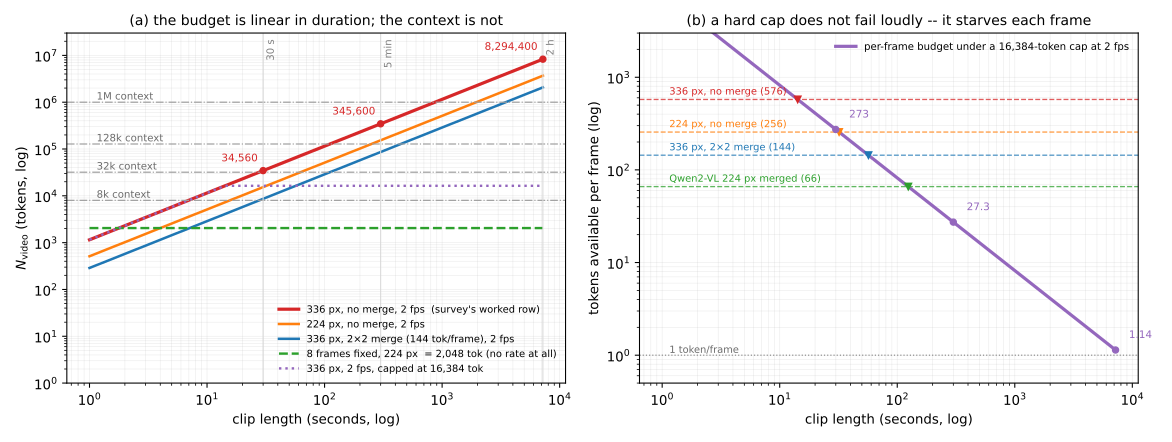

Here is the Python script that generated this plot:
"""Appendix F.5: the video token-budget wall, and what each lever actually buys.

Two panels. Fully deterministic -- closed forms only, no rng at all, nothing
measured from a model.

THE EQUATION (appendix F, Eq. 9). Sampling a clip to F frames and encoding each
frame into N_v^frame patch tokens costs

    N_video = F * N_v^frame = F * (H*W / P^2)

so the budget is a product of three independent levers: the sampling rate (which
sets F), the per-frame token count (set by resolution H*W and patch size P, and
reducible by spatial merging), and any hard cap imposed on the product.

(left) N_video against clip length, for five configurations the survey cites, on
log-log axes, with four context-window reference lines. The point of the panel is
that the model curves are STRAIGHT LINES OF SLOPE 1 in log-log -- the budget is
LINEAR in duration -- while the context is a HORIZONTAL line. Two lines of
different slope always cross, so the wall is structural: it is not a matter of
buying a bigger context, only of moving the crossing point to the right. The
three annotated points are the survey's worked rows (30 s, 5 min, 2 h).

(right) What lever 3 (a hard cap on the product, Qwen2-VL's 16384) costs. If the
TOTAL is fixed and the rate is fixed, then per-frame tokens must fall as 1/t:

    N_per_frame(t) = N_cap / (rate * t)

That curve is plotted against the per-frame counts the encoders actually produce.
The cap does not fail loudly -- it degrades silently, and the panel shows the
duration at which it crosses below each usable per-frame count.

TWO BASIS DECLARATIONS, both load-bearing (repo rule: a quantity measurable on
two bases declares which).
  (i) "128k context" is read DECIMAL here (128,000 tokens), matching the survey
      prose. The binary reading (131,072) changes the 2-hour overshoot from 64.8x
      to 63.3x. Neither is wrong; quoting one while computing the other is.
  (ii) Video-LLaVA's 8 frames is a fixed BUDGET, not a rate, so its curve is
      FLAT. Every other curve here is a genuine frames-per-second rate. Plotting
      them on one axis is the point (the flat line is what "8 frames" really
      means at 2 hours), but they are not the same kind of quantity.

WHAT THIS FIGURE IS NOT. No model was run, nothing here is measured, and no
benchmark score appears. Both panels are arithmetic on Eq. 9 with published
encoder parameters substituted in. Per-frame counts are derived as (H/P)^2 from
each model's own stated resolution and patch size; the merge factors and the
16384 cap are quoted from the cited papers.

Outputs:
  appendix-f-video-token-wall.svg
  appendix-f-video-token-wall.json
"""
import json
import pathlib

import matplotlib
matplotlib.use("Agg")
# Byte-reproducible SVG: fix the salt matplotlib uses to generate element ids,
# and drop the wall-clock <dc:date> at savefig (see metadata= below). Without both,
# re-running an UNCHANGED generator rewrites every id and the date, producing a
# multi-hundred-line diff in which a real change would be invisible. (bugs/2026-08-15-03)
matplotlib.rcParams["svg.hashsalt"] = "appendix-f-video-token-wall"
import matplotlib.pyplot as plt
import numpy as np

HERE = pathlib.Path(__file__).resolve().parent
STEM = "appendix-f-video-token-wall"

P = 14                      # ViT patch size, CLIP-L/14 lineage
TOK_336 = (336 // P) ** 2   # 576 tokens for a 336-px frame
TOK_224 = (224 // P) ** 2   # 256 tokens for a 224-px frame
MERGE = 4                   # Qwen2-VL: adjacent 2x2 tokens merged into one
RATE = 2.0                  # Qwen2-VL samples video at two frames per second
CAP = 16384                 # Qwen2-VL: total tokens per video limited to 16384
VIDEO_LLAVA_FRAMES = 8      # Video-LLaVA: 8 frames uniformly sampled, fixed
QWEN_PER_FRAME_224 = 66     # 256 -> 64 merged + 2 boundary tokens, as stated

# Context windows. DECIMAL basis (see docstring): 128k means 128,000 tokens.
CONTEXTS = [("8k", 8_000), ("32k", 32_000), ("128k", 128_000), ("1M", 1_000_000)]

MARKS = [(30.0, "30 s"), (300.0, "5 min"), (7200.0, "2 h")]

t = np.logspace(0, np.log10(7200.0), 400)     # 1 s .. 2 h


def n_video(seconds, tokens_per_frame, rate):
    """Eq. 9 with F = rate * duration."""
    return rate * seconds * tokens_per_frame


CONFIGS = [
    ("336 px, no merge, 2 fps  (survey's worked row)", TOK_336, RATE, "#d62728", 2.4, "-"),
    ("224 px, no merge, 2 fps", TOK_224, RATE, "#ff7f0e", 1.9, "-"),
    (f"336 px, 2$\\times$2 merge ({TOK_336 // MERGE} tok/frame), 2 fps",
     TOK_336 // MERGE, RATE, "#1f77b4", 1.9, "-"),
]

fig, (axL, axR) = plt.subplots(1, 2, figsize=(12.2, 4.6))

for label, tpf, rate, color, lw, ls in CONFIGS:
    axL.plot(t, n_video(t, tpf, rate), lw=lw, ls=ls, color=color, label=label)

# Lever 1 taken to its limit: a FIXED frame budget is a horizontal line.
axL.plot(t, np.full_like(t, VIDEO_LLAVA_FRAMES * TOK_224), lw=1.8, ls="--", color="#2ca02c",
         label=f"8 frames fixed, 224 px  = {VIDEO_LLAVA_FRAMES * TOK_224:,} tok (no rate at all)")
# Lever 3: cap the product.
axL.plot(t, np.minimum(n_video(t, TOK_336, RATE), CAP), lw=1.8, ls=":", color="#9467bd",
         label=f"336 px, 2 fps, capped at {CAP:,} tok")

for name, ctx in CONTEXTS:
    axL.axhline(ctx, color="0.62", lw=0.9, ls="-.")
    axL.text(1.15, ctx * 1.14, f"{name} context", color="0.42", fontsize=7.6)

for x, name in MARKS:
    axL.axvline(x, color="0.85", lw=0.8)
    axL.text(x * 1.06, 2.2e7, name, color="0.5", fontsize=7.6, rotation=90, va="top")

for x, _ in MARKS:
    y = n_video(x, TOK_336, RATE)
    axL.plot([x], [y], "o", ms=4.6, color="#d62728", zorder=5)
    axL.annotate(f"{y:,.0f}", xy=(x, y), xytext=(-4, 7), textcoords="offset points",
                 fontsize=7.8, color="#d62728", ha="right")

axL.set_xscale("log")
axL.set_yscale("log")
axL.set_xlabel("clip length (seconds, log)")
axL.set_ylabel("$N_{\\mathrm{video}}$ (tokens, log)")
axL.set_title("(a) the budget is linear in duration; the context is not", fontsize=10.5)
axL.legend(fontsize=7.4, frameon=False, loc="lower right")
axL.grid(alpha=.22, lw=.5, which="both")
axL.set_ylim(1, 3e7)

per_frame = CAP / (RATE * t)
axR.plot(t, per_frame, lw=2.4, color="#9467bd",
         label=f"per-frame budget under a {CAP:,}-token cap at {RATE:g} fps")

for y, name, color in [(TOK_336, "336 px, no merge (576)", "#d62728"),
                       (TOK_224, "224 px, no merge (256)", "#ff7f0e"),
                       (TOK_336 // MERGE, f"336 px, 2$\\times$2 merge ({TOK_336 // MERGE})", "#1f77b4"),
                       (QWEN_PER_FRAME_224, f"Qwen2-VL 224 px merged ({QWEN_PER_FRAME_224})", "#2ca02c")]:
    axR.axhline(y, color=color, lw=1.0, ls="--", alpha=.75)
    axR.text(1.15, y * 1.13, name, color=color, fontsize=7.4)
    cross = CAP / (RATE * y)          # duration at which the cap falls below y
    if t[0] <= cross <= t[-1]:
        axR.plot([cross], [y], "v", ms=5.0, color=color, zorder=5)

for x, name in MARKS:
    y = CAP / (RATE * x)
    axR.plot([x], [y], "o", ms=4.6, color="#9467bd", zorder=5)
    axR.annotate(f"{y:,.3g}", xy=(x, y), xytext=(10, 9), textcoords="offset points",
                 fontsize=7.8, color="#9467bd", ha="left")

axR.axhline(1.0, color="0.55", lw=0.9, ls=":")
axR.text(1.15, 1.06, "1 token/frame", color="0.42", fontsize=7.4)
axR.set_xscale("log")
axR.set_yscale("log")
axR.set_xlabel("clip length (seconds, log)")
axR.set_ylabel("tokens available per frame (log)")
axR.set_title("(b) a hard cap does not fail loudly -- it starves each frame", fontsize=10.5)
axR.legend(fontsize=7.6, frameon=False, loc="upper right")
axR.grid(alpha=.22, lw=.5, which="both")
axR.set_ylim(0.5, 3e3)

fig.tight_layout()
fig.savefig(HERE / f"{STEM}.svg", metadata={"Date": None})

two_hour = n_video(7200.0, TOK_336, RATE)
data = {
    "provenance": {
        "equation": "N_video = F * N_v^frame = F * (H*W / P^2)  (appendix F, Eq. 9)",
        "nothing_measured": True,
        "deterministic": True,
        "rng_used": False,
        "note": "closed-form arithmetic on published encoder parameters; no model was run",
    },
    "basis_declarations": {
        "context_window_units": "DECIMAL (128k = 128,000 tokens), matching the survey prose",
        "binary_alternative": {"128Ki": 131072,
                               "two_hour_overshoot_binary": round(two_hour / 131072, 2)},
        "video_llava_8_frames": "a fixed frame BUDGET, not a sampling rate; its curve is flat",
    },
    "constants": {
        "patch_size_P": P,
        "tokens_per_frame_336px": TOK_336,
        "tokens_per_frame_224px": TOK_224,
        "spatial_merge_factor": MERGE,
        "sampling_rate_fps": RATE,
        "total_token_cap": CAP,
        "video_llava_fixed_frames": VIDEO_LLAVA_FRAMES,
        "qwen2vl_stated_per_frame_224px": QWEN_PER_FRAME_224,
    },
    "worked_rows_336px_2fps": {
        name: {"seconds": x, "frames": int(RATE * x), "N_video": int(n_video(x, TOK_336, RATE))}
        for x, name in MARKS
    },
    "two_hour_overshoot_vs_context": {
        name: round(two_hour / ctx, 2) for name, ctx in CONTEXTS
    },
    "per_frame_budget_under_cap": {
        name: round(CAP / (RATE * x), 2) for x, name in MARKS
    },
    "cap_falls_below_per_frame_count_at_seconds": {
        "336px_576": round(CAP / (RATE * TOK_336), 2),
        "224px_256": round(CAP / (RATE * TOK_224), 2),
        "336px_merged_144": round(CAP / (RATE * (TOK_336 // MERGE)), 2),
        "qwen2vl_66": round(CAP / (RATE * QWEN_PER_FRAME_224), 2),
    },
    "lever_accounting_at_two_hours": {
        "baseline_N_video": int(two_hour),
        "lever2_2x2_merge_factor": MERGE,
        "after_lever2": int(two_hour / MERGE),
        "still_over_128k_decimal_after_lever2": round((two_hour / MERGE) / 128_000, 2),
        "conclusion": "no single lever closes the gap; lever 2 buys 4x against a 64.8x shortfall",
    },
}
(HERE / f"{STEM}.json").write_text(json.dumps(data, indent=1) + "\n", encoding="utf-8")

print(f"wrote {STEM}.svg / .json")
for x, name in MARKS:
    print(f"  {name:>6}: N_video = {n_video(x, TOK_336, RATE):>12,.0f}"
          f"   per-frame under cap = {CAP / (RATE * x):>8.2f}")
print(f"  2-hour overshoot: " + ", ".join(
    f"{name} {two_hour / ctx:.2f}x" for name, ctx in CONTEXTS))
